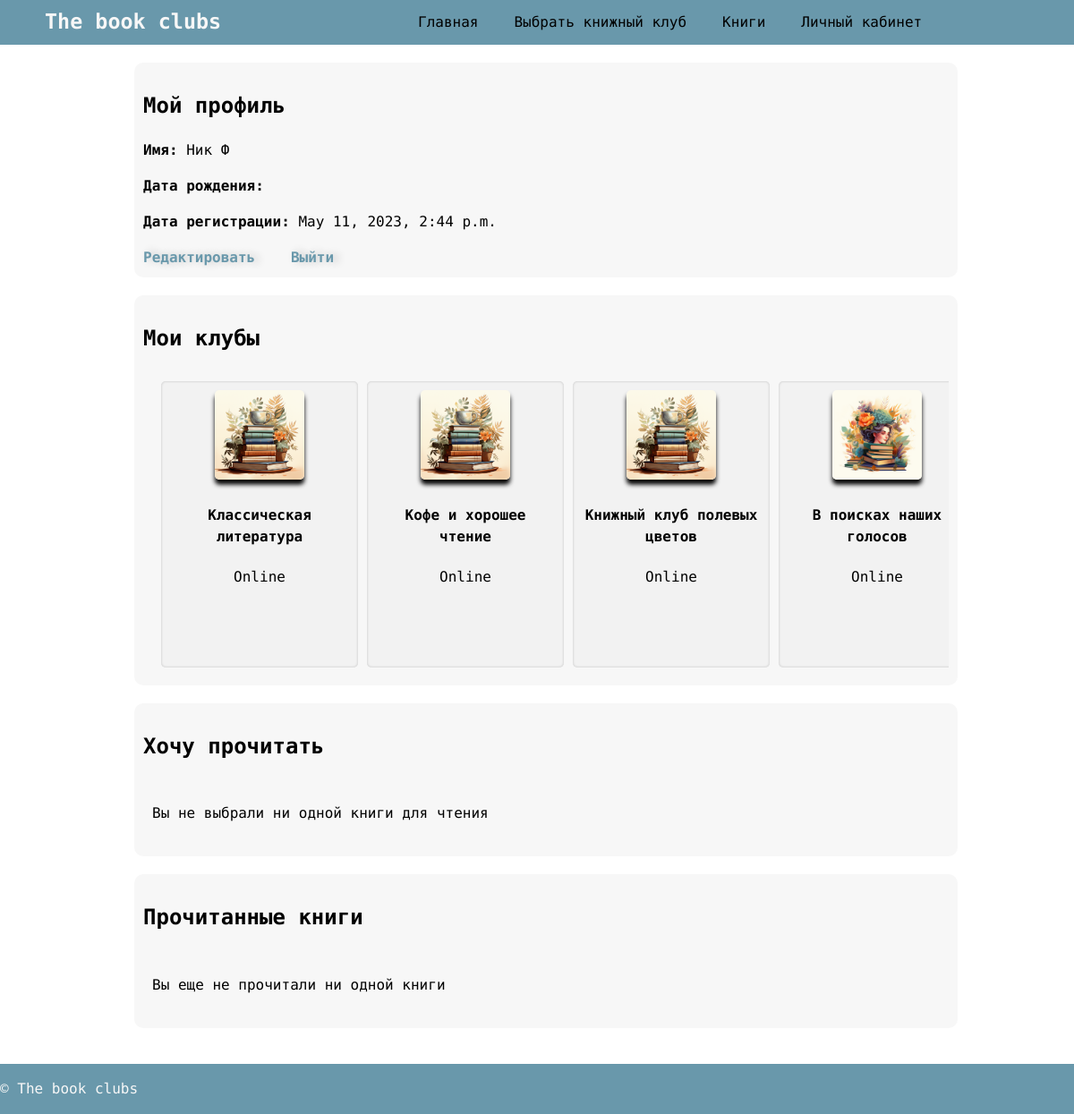
Page /accounts/profile/ (signed in) on the committed database.
### club/models.py (models this page shows, shortened)
class BookClub(models.Model):
    name = models.CharField(max_length=200)
    description = models.TextField()
    image = models.ImageField(upload_to='images', null=True)
    venue = models.CharField(max_length=200, default='Online', null=True)
    members = models.ManyToManyField(User, related_name='clubs')
    admin = models.ForeignKey(User, on_delete=models.SET_NULL, null=True, related_name='administered_clubs')
    selected_book = models.ForeignKey(Book, on_delete=models.SET_NULL, null=True, related_name='selected_clubs')
    read_books = models.ManyToManyField(Book, related_name='read_clubs')
    book_queue = models.ManyToManyField(Book, through='Queue', related_name='queued_clubs')
    book_queue_members = models.ManyToManyField(User, through='Queue', related_name='queued_books')
    genre = models.CharField(max_length=100, null=True)
    theme = models.CharField(max_length=100, null=True)

### club/views.py (the view)
# urls.py: path('accounts/profile/', views.account, name='account'),
@cache_page(60 * 15)
@login_required
def account(request):
    clubs = BookClub.objects.filter(members=request.user)
    want_to_read_books = UserBook.objects.filter(user=request.user, is_want_to_read=True, is_read=False)
    read_books = UserBook.objects.filter(user=request.user, is_want_to_read=False, is_read=True)
    return render(request, 'club/account.html', {'clubs': clubs, 'read_books': read_books, 'want_to_read_books': want_to_read_books})

### templates/club/account.html (shortened to what this page needs)
{% extends 'base.html' %}
{% block content %}
<section class="account-container">
  <div class="account-content-container">
    <div class="account-content-row">
      <h2>Мой профиль</h2>
      <p><b>Имя:</b> {{ user.first_name }} {{ user.last_name }}</p>
      <p><b>Дата рождения:</b> {{ user.profile.date_of_birth }}</p>
      <p><b>Дата регистрации:</b> {{ user.date_joined }}</p>
      <a class="account-prof" href="{% url 'club:edit_profile' %}">Редактировать</a>
      <a class="account-prof" href="{% url 'club:logout' %}">Выйти </a>
    </div>
    <div class="account-content-row">
      <h2>Мои клубы</h2>
      <div class="account-clubs-container">
        {% for club in clubs %}
        <div class="account-clubs-row">
          <a href="{% url 'club:club_detail' club.id %}">
            <img src="{{ club.image.url }}" width="100" height="100">
            <h4>{{ club.name }}</h4>
          </a>
          <p>{{ club.venue }}</p>
        </div>
        {% empty %}
        <p>Вы не состоите в ни одном клубе</p>
        {% endfor %}
      </div>
    </div>
    <div class="account-content-row">
      <h2>Хочу прочитать</h2>
      <div class="account-books-container">
        {% for user_book in want_to_read_books %}
        <div class="account-books-row">
          <a href="{% url 'club:book_detail' user_book.book.id %}">
            <img src="{{ user_book.book.image.url }}" width="100">
            <h5>{{ user_book.book.author }}</h5>
            <h4>{{ user_book.book.name }}</h4>
          </a>
        </div>
        {% empty %}
        <p>Вы не выбрали ни одной книги для чтения</p>
        {% endfor %}
      </div>
    </div>
    <div class="account-content-row">
      <h2>Прочитанные книги</h2>
      <div class="account-books-container">
        {% for user_book in read_books %}
        <div class="account-books-row">
          <a href="{% url 'club:book_detail' user_book.book.id %}">
            <img src="{{ user_book.book.image.url }}" width="100">
            <h5>{{ user_book.book.author }}</h5>
            <h4>{{ user_book.book.name }}</h4>
          </a>
        </div>
        {% empty %}
        <p>Вы еще не прочитали ни одной книги</p>
        {% endfor %}
      </div>
    </div>
  </div>
</section>
{% endblock %}

### static/css/style.css (style rules this page uses)
body { font-family: 'Fira Code', monospace; margin: 0; display: flex; flex-direction: column; max-width: auto; height: 100%; }
a { color: #000; text-decoration: none; }

### static/css/club/desktop.css (style rules this page uses)
@media screen and (min-width: 1024px) { body { height: 100%; font-size: 16px; line-height: 1.5; flex-direction: column; } }
@media screen and (min-width: 1024px) { .books-cart-image img, .account-content-row img, .purchase-links img { box-shadow: 0 5.5px 5px 0 #000; border-radius: 5px; } }
@media screen and (min-width: 1024px) { .account-content-container { display: flex; flex-direction: column; padding: 20px 150px; } }
@media screen and (min-width: 1024px) { .account-content-row { width: 100%; background-color: #f7f7f7; margin-bottom: 20px; border-radius: 10px; padding: 10px; overflow-x: auto; } }
@media screen and (min-width: 1024px) { .account-prof { color: #6998AB; text-shadow: #c4c4c4 5px 0 10px; font-weight: 600; padding-right: 30px; } }
@media screen and (min-width: 1024px) { .account-clubs-container, .account-books-container { display: flex; flex-direction: row; justify-content: flex-start; align-items: flex-start; padding: 10px; overflow-x: auto; } }
@media screen and (min-width: 1024px) { .account-clubs-row, .account-books-row { flex: 0 0 200px; height: 300px; margin-left: 10px; text-align: center; padding: 10px; background-color: #f2f2f2; border-color: #9eb9c2 #b3c0c8 #b4ccce; box-shadow: inset 0 0 3px rgba(0, 0, 0, 0.2); border-radius: 5px; scroll-snap-align: start; } }

### rows in the picture
BookClub: image (picture), name "Классическая литература", venue "Online"
BookClub: image (picture), name "Кофе и хорошее чтение", venue "Online"
BookClub: image (picture), name "Книжный клуб полевых цветов", venue "Online"
BookClub: image (picture), name "В поисках наших голосов", venue "Online"

### other values in the picture
{{ user.first_name }} "Ник"
{{ user.last_name }} "Ф"
{{ user.date_joined }} "May 11, 2023, 2:44 p.m."
